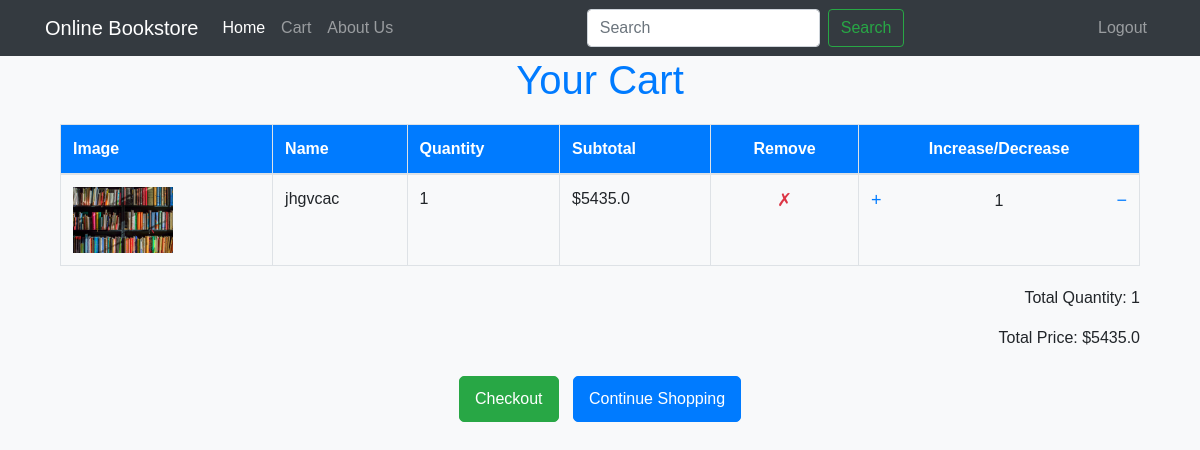
The app's page /cart/ (signed in) with its own data.
### app1/models.py (models this page shows, shortened)
class CartItem(models.Model):
    user = models.ForeignKey(User, on_delete=models.CASCADE, default=None)  # Add default value here
    product = models.ForeignKey(Product, on_delete=models.CASCADE)
    quantity = models.PositiveIntegerField(default=1)

class Product(models.Model):
    name = models.CharField(max_length=100)
    price = models.FloatField(null=False)
    description = models.CharField(max_length=500)
    image = models.ImageField(upload_to='static/')
    isbn = models.CharField(max_length=13, null=True, blank=True)
    binding = models.CharField(max_length=50, null=True, blank=True)
    language = models.CharField(max_length=50, null=True, blank=True)
    publishing_date = models.DateField(null=True, blank=True)
    edition = models.PositiveIntegerField(null=True, blank=True)
    category = models.ForeignKey(Category, on_delete=models.SET_NULL, null=True, blank=True)
    quantity = models.PositiveIntegerField(default=1)

### app1/views.py (the view)
# urls.py: path('cart/', views.cart, name='cart'),
@login_required(login_url='login')
def cart(request):
    cart_items = CartItem.objects.filter(user=request.user)
    total_quantity = sum(item.quantity for item in cart_items)
    for item in cart_items:
        item.subtotal = item.product.price * item.quantity
    total_cart_price = sum(item.subtotal for item in cart_items)
    return render(request, 'cart.html', {'cart_items': cart_items, 'total_cart_price': total_cart_price, 'total_quantity': total_quantity})

### app1/templates/cart.html (shortened to what this page needs)
{% extends 'base.html' %}
{% block content %}
 <!DOCTYPE html>
<html lang="en">
<head>
    <link rel="stylesheet" href="https://maxcdn.bootstrapcdn.com/bootstrap/4.5.2/css/bootstrap.min.css">
</head>
<body>
<body>
    <div class="container">
        <h1 class="text-center">Your Cart</h1>
        {% if cart_items %}
            <table class="table">
                <thead>
                <tr>
                    <th>Image</th>
                    <th>Name</th>
                    <th>Quantity</th>
                    <th>Subtotal</th>
                    <th class="text-center">Remove</th>
                    <th class="text-center">Increase/Decrease</th>
                </tr>
                </thead>
                <tbody>
                {% for item in cart_items %}
                    <tr>
                        <td><img src="{{ item.product.image.url }}" alt="{{ item.product.name }}" height="100" width="100"></td>
                        <td>{{ item.product.name }}</td>
                        <td>{{ item.quantity }}</td>
                        <td>${{ item.subtotal }}</td>
                        <td class="text-center">
                            <div class="cart-item-actions d-flex justify-content-center">
                                <a href="{% url 'remove_from_cart' product_id=item.product.id %}" class="remove-from-cart text-danger">&#10007;</a>
                            </div>
                        </td>
                        <td class="text-center">
                            <div class="cart-item-actions">
                                <a href="{% url 'increase_quantity' cart_item_id=item.id %}" class="quantity-actions">&#43;</a>
                                {{ item.quantity }}
                                <a href="{% url 'decrease_quantity' cart_item_id=item.id %}" class="quantity-actions">&#8722;</a>
                            </div>
                        </td>
                    </tr>
                {% endfor %}
                </tbody>
            </table>
            <div class="total-summary text-right">
                <p>Total Quantity: {{ total_quantity }}</p>
                <p>Total Price: ${{ total_cart_price }}</p>
            </div>
            <div class="text-center">
                <a href="{% url 'checkout' %}" class="btn btn-success checkout-btn">Checkout</a>
                <a href="{% url 'home' %}" class="btn btn-primary continue-shopping-btn">Continue Shopping</a>
            </div>
        {% else %}
            <p>Your cart is empty.</p>
        {% endif %}
    </div>
    </body>
    </html>
    {% endblock %}

### app1/templates/cart.html (style rules this page uses)
body { background-color: #f8f9fa; font-family: 'Arial', sans-serif; }
h1 { color: #007bff; }
table { width: 100%; border-collapse: collapse; margin-top: 20px; }
th, td { border: 1px solid #dee2e6; padding: 8px; text-align: left; }
th { background-color: #007bff; color: #ffffff; }
img { max-width: 100%; height: auto; }
.cart-item-actions { display: flex; justify-content: space-between; align-items: center; }
.remove-from-cart, .quantity-actions { color: #007bff; text-decoration: none; cursor: pointer; font-size: 18px; }
.total-summary { margin-top: 20px; text-align: right; }
.checkout-btn, .continue-shopping-btn { display: inline-block; padding: 10px 15px; margin-top: 10px; text-align: center; text-decoration: none; font-size: 16px; cursor: pointer; border-radius: 5px; }
.checkout-btn { background-color: #28a745; color: white; margin-right: 10px; }
.continue-shopping-btn { background-color: #007bff; color: white; }

### records on screen
CartItem: product.image (picture), product.name "jhgvcac", quantity "1", subtotal "5435.0"

### other values on screen
{{ total_quantity }} "1"
{{ total_cart_price }} "5435.0"
